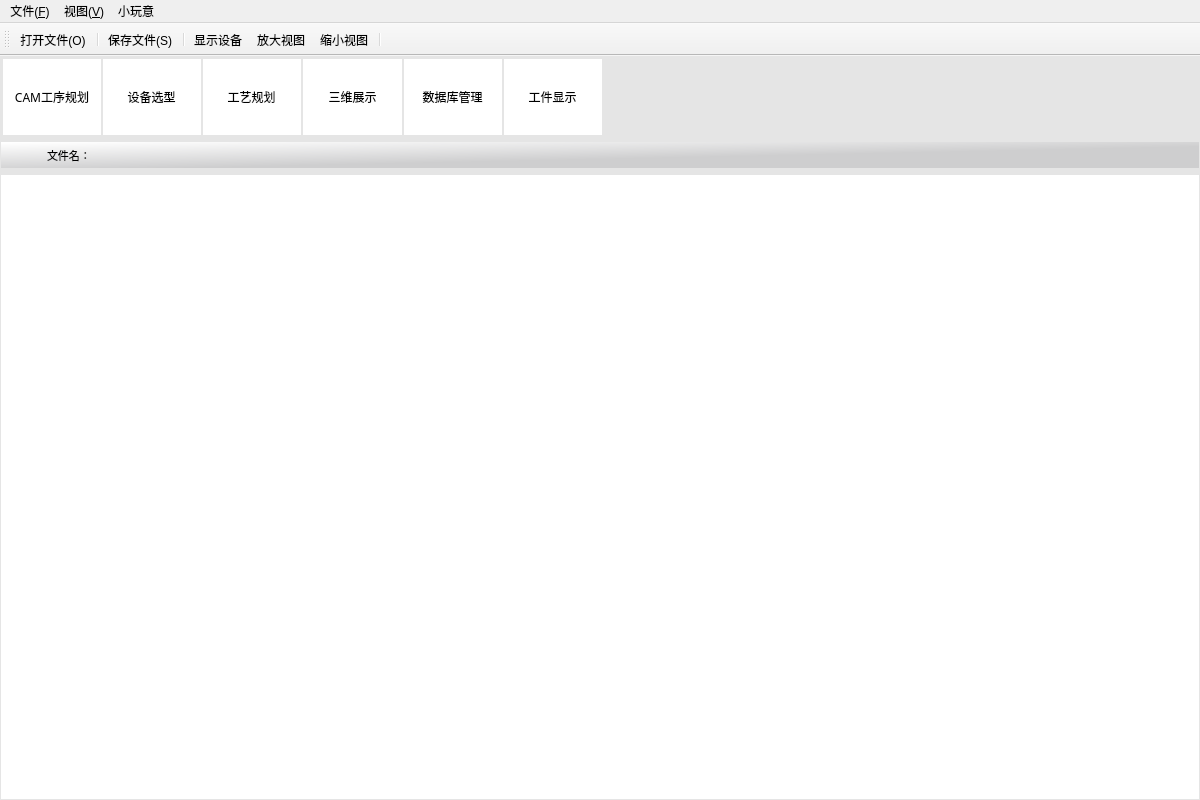
<?xml version="1.0" encoding="UTF-8"?>
<ui version="4.0">
 <class>MainWindow</class>
 <widget class="QMainWindow" name="MainWindow">
  <property name="geometry">
   <rect>
    <x>0</x>
    <y>0</y>
    <width>1200</width>
    <height>800</height>
   </rect>
  </property>
  <property name="sizePolicy">
   <sizepolicy hsizetype="Maximum" vsizetype="Maximum">
    <horstretch>0</horstretch>
    <verstretch>0</verstretch>
   </sizepolicy>
  </property>
  <property name="windowTitle">
   <string>MainWindow</string>
  </property>
  <property name="toolButtonStyle">
   <enum>Qt::ToolButtonIconOnly</enum>
  </property>
  <widget class="QWidget" name="centralwidget">
   <property name="styleSheet">
    <string notr="true">background-color: rgb(229, 229, 229);</string>
   </property>
   <layout class="QVBoxLayout" name="verticalLayout" stretch="3,1,24">
    <property name="spacing">
     <number>7</number>
    </property>
    <property name="leftMargin">
     <number>1</number>
    </property>
    <property name="topMargin">
     <number>1</number>
    </property>
    <property name="rightMargin">
     <number>1</number>
    </property>
    <property name="bottomMargin">
     <number>1</number>
    </property>
    <item>
     <widget class="QWidget" name="widget" native="true">
      <property name="styleSheet">
       <string notr="true"/>
      </property>
      <layout class="QHBoxLayout" name="horizontalLayout" stretch="1,1,1,1,1,1,6">
       <property name="spacing">
        <number>2</number>
       </property>
       <property name="sizeConstraint">
        <enum>QLayout::SetDefaultConstraint</enum>
       </property>
       <property name="leftMargin">
        <number>2</number>
       </property>
       <property name="topMargin">
        <number>2</number>
       </property>
       <property name="rightMargin">
        <number>6</number>
       </property>
       <property name="bottomMargin">
        <number>0</number>
       </property>
       <item>
        <widget class="QWidget" name="widget_3" native="true">
         <property name="styleSheet">
          <string notr="true">background-color: rgb(255, 255, 255);</string>
         </property>
         <layout class="QHBoxLayout" name="horizontalLayout_2" stretch="0">
          <property name="spacing">
           <number>0</number>
          </property>
          <property name="leftMargin">
           <number>0</number>
          </property>
          <property name="topMargin">
           <number>0</number>
          </property>
          <property name="rightMargin">
           <number>0</number>
          </property>
          <property name="bottomMargin">
           <number>0</number>
          </property>
          <item>
           <widget class="QToolButton" name="btnBend">
            <property name="sizePolicy">
             <sizepolicy hsizetype="Maximum" vsizetype="Maximum">
              <horstretch>0</horstretch>
              <verstretch>0</verstretch>
             </sizepolicy>
            </property>
            <property name="font">
             <font>
              <family>楷体</family>
              <pointsize>9</pointsize>
             </font>
            </property>
            <property name="contextMenuPolicy">
             <enum>Qt::ActionsContextMenu</enum>
            </property>
            <property name="styleSheet">
             <string notr="true">border:none;</string>
            </property>
            <property name="text">
             <string>CAM工序规划</string>
            </property>
            <property name="icon">
             <iconset resource="resource.qrc">
              <normaloff>:/img/Bend.ico</normaloff>:/img/Bend.ico</iconset>
            </property>
            <property name="iconSize">
             <size>
              <width>50</width>
              <height>50</height>
             </size>
            </property>
            <property name="autoRepeatDelay">
             <number>300</number>
            </property>
            <property name="popupMode">
             <enum>QToolButton::DelayedPopup</enum>
            </property>
            <property name="toolButtonStyle">
             <enum>Qt::ToolButtonTextUnderIcon</enum>
            </property>
           </widget>
          </item>
         </layout>
        </widget>
       </item>
       <item>
        <widget class="QWidget" name="widget_4" native="true">
         <property name="styleSheet">
          <string notr="true">background-color: rgb(255, 255, 255);</string>
         </property>
         <layout class="QHBoxLayout" name="horizontalLayout_3" stretch="0">
          <property name="spacing">
           <number>0</number>
          </property>
          <property name="leftMargin">
           <number>0</number>
          </property>
          <property name="topMargin">
           <number>0</number>
          </property>
          <property name="rightMargin">
           <number>0</number>
          </property>
          <property name="bottomMargin">
           <number>0</number>
          </property>
          <item>
           <widget class="QToolButton" name="btnSelect">
            <property name="sizePolicy">
             <sizepolicy hsizetype="Maximum" vsizetype="Maximum">
              <horstretch>0</horstretch>
              <verstretch>0</verstretch>
             </sizepolicy>
            </property>
            <property name="font">
             <font>
              <family>楷体</family>
              <pointsize>9</pointsize>
             </font>
            </property>
            <property name="contextMenuPolicy">
             <enum>Qt::ActionsContextMenu</enum>
            </property>
            <property name="styleSheet">
             <string notr="true">border:none;</string>
            </property>
            <property name="text">
             <string>设备选型</string>
            </property>
            <property name="icon">
             <iconset resource="resource.qrc">
              <normaloff>:/img/Select.ico</normaloff>:/img/Select.ico</iconset>
            </property>
            <property name="iconSize">
             <size>
              <width>50</width>
              <height>50</height>
             </size>
            </property>
            <property name="autoRepeatDelay">
             <number>300</number>
            </property>
            <property name="popupMode">
             <enum>QToolButton::DelayedPopup</enum>
            </property>
            <property name="toolButtonStyle">
             <enum>Qt::ToolButtonTextUnderIcon</enum>
            </property>
           </widget>
          </item>
         </layout>
        </widget>
       </item>
       <item>
        <widget class="QWidget" name="widget_5" native="true">
         <property name="styleSheet">
          <string notr="true">background-color: rgb(255, 255, 255);
</string>
         </property>
         <layout class="QHBoxLayout" name="horizontalLayout_4">
          <property name="spacing">
           <number>0</number>
          </property>
          <property name="leftMargin">
           <number>0</number>
          </property>
          <property name="topMargin">
           <number>0</number>
          </property>
          <property name="rightMargin">
           <number>0</number>
          </property>
          <property name="bottomMargin">
           <number>0</number>
          </property>
          <item>
           <widget class="QToolButton" name="btnSetting">
            <property name="sizePolicy">
             <sizepolicy hsizetype="Maximum" vsizetype="Maximum">
              <horstretch>0</horstretch>
              <verstretch>0</verstretch>
             </sizepolicy>
            </property>
            <property name="font">
             <font>
              <family>楷体</family>
              <pointsize>9</pointsize>
             </font>
            </property>
            <property name="contextMenuPolicy">
             <enum>Qt::ActionsContextMenu</enum>
            </property>
            <property name="styleSheet">
             <string notr="true">border:none;</string>
            </property>
            <property name="text">
             <string>工艺规划</string>
            </property>
            <property name="icon">
             <iconset resource="resource.qrc">
              <normaloff>:/img/Setting.ico</normaloff>:/img/Setting.ico</iconset>
            </property>
            <property name="iconSize">
             <size>
              <width>50</width>
              <height>50</height>
             </size>
            </property>
            <property name="autoRepeatDelay">
             <number>300</number>
            </property>
            <property name="popupMode">
             <enum>QToolButton::DelayedPopup</enum>
            </property>
            <property name="toolButtonStyle">
             <enum>Qt::ToolButtonTextUnderIcon</enum>
            </property>
           </widget>
          </item>
         </layout>
        </widget>
       </item>
       <item>
        <widget class="QWidget" name="widget_6" native="true">
         <property name="styleSheet">
          <string notr="true">background-color: rgb(255, 255, 255);
</string>
         </property>
         <layout class="QHBoxLayout" name="horizontalLayout_5">
          <property name="spacing">
           <number>0</number>
          </property>
          <property name="leftMargin">
           <number>0</number>
          </property>
          <property name="topMargin">
           <number>0</number>
          </property>
          <property name="rightMargin">
           <number>0</number>
          </property>
          <property name="bottomMargin">
           <number>0</number>
          </property>
          <item>
           <widget class="QToolButton" name="btnDiaplay">
            <property name="sizePolicy">
             <sizepolicy hsizetype="Maximum" vsizetype="Maximum">
              <horstretch>0</horstretch>
              <verstretch>0</verstretch>
             </sizepolicy>
            </property>
            <property name="font">
             <font>
              <family>楷体</family>
              <pointsize>9</pointsize>
             </font>
            </property>
            <property name="contextMenuPolicy">
             <enum>Qt::ActionsContextMenu</enum>
            </property>
            <property name="styleSheet">
             <string notr="true">border:none;</string>
            </property>
            <property name="text">
             <string>三维展示</string>
            </property>
            <property name="icon">
             <iconset resource="resource.qrc">
              <normaloff>:/img/Display.ico</normaloff>:/img/Display.ico</iconset>
            </property>
            <property name="iconSize">
             <size>
              <width>50</width>
              <height>50</height>
             </size>
            </property>
            <property name="autoRepeatDelay">
             <number>300</number>
            </property>
            <property name="popupMode">
             <enum>QToolButton::DelayedPopup</enum>
            </property>
            <property name="toolButtonStyle">
             <enum>Qt::ToolButtonTextUnderIcon</enum>
            </property>
           </widget>
          </item>
         </layout>
        </widget>
       </item>
       <item>
        <widget class="QWidget" name="widget_7" native="true">
         <property name="styleSheet">
          <string notr="true">background-color: rgb(255, 255, 255);
</string>
         </property>
         <layout class="QHBoxLayout" name="horizontalLayout_7">
          <property name="spacing">
           <number>0</number>
          </property>
          <property name="leftMargin">
           <number>0</number>
          </property>
          <property name="topMargin">
           <number>0</number>
          </property>
          <property name="rightMargin">
           <number>0</number>
          </property>
          <property name="bottomMargin">
           <number>0</number>
          </property>
          <item>
           <widget class="QToolButton" name="btnProg">
            <property name="sizePolicy">
             <sizepolicy hsizetype="Maximum" vsizetype="Maximum">
              <horstretch>0</horstretch>
              <verstretch>0</verstretch>
             </sizepolicy>
            </property>
            <property name="font">
             <font>
              <family>楷体</family>
              <pointsize>9</pointsize>
             </font>
            </property>
            <property name="contextMenuPolicy">
             <enum>Qt::ActionsContextMenu</enum>
            </property>
            <property name="styleSheet">
             <string notr="true">border:none;</string>
            </property>
            <property name="text">
             <string>数据库管理</string>
            </property>
            <property name="icon">
             <iconset resource="resource.qrc">
              <normaloff>:/img/Program.ico</normaloff>:/img/Program.ico</iconset>
            </property>
            <property name="iconSize">
             <size>
              <width>50</width>
              <height>50</height>
             </size>
            </property>
            <property name="autoRepeatDelay">
             <number>300</number>
            </property>
            <property name="popupMode">
             <enum>QToolButton::DelayedPopup</enum>
            </property>
            <property name="toolButtonStyle">
             <enum>Qt::ToolButtonTextUnderIcon</enum>
            </property>
           </widget>
          </item>
         </layout>
        </widget>
       </item>
       <item>
        <widget class="QWidget" name="widget_8" native="true">
         <property name="styleSheet">
          <string notr="true">background-color: rgb(255, 255, 255);
</string>
         </property>
         <layout class="QHBoxLayout" name="horizontalLayout_8">
          <property name="leftMargin">
           <number>0</number>
          </property>
          <property name="topMargin">
           <number>0</number>
          </property>
          <property name="rightMargin">
           <number>0</number>
          </property>
          <property name="bottomMargin">
           <number>0</number>
          </property>
          <item>
           <widget class="QToolButton" name="btnShow">
            <property name="sizePolicy">
             <sizepolicy hsizetype="Maximum" vsizetype="Maximum">
              <horstretch>0</horstretch>
              <verstretch>0</verstretch>
             </sizepolicy>
            </property>
            <property name="font">
             <font>
              <family>楷体</family>
              <pointsize>9</pointsize>
             </font>
            </property>
            <property name="contextMenuPolicy">
             <enum>Qt::ActionsContextMenu</enum>
            </property>
            <property name="styleSheet">
             <string notr="true">border:none;</string>
            </property>
            <property name="text">
             <string>工件显示</string>
            </property>
            <property name="icon">
             <iconset resource="resource.qrc">
              <normaloff>:/img/Show.ico</normaloff>:/img/Show.ico</iconset>
            </property>
            <property name="iconSize">
             <size>
              <width>50</width>
              <height>50</height>
             </size>
            </property>
            <property name="autoRepeatDelay">
             <number>300</number>
            </property>
            <property name="popupMode">
             <enum>QToolButton::DelayedPopup</enum>
            </property>
            <property name="toolButtonStyle">
             <enum>Qt::ToolButtonTextUnderIcon</enum>
            </property>
           </widget>
          </item>
         </layout>
        </widget>
       </item>
       <item>
        <widget class="QWidget" name="widget_9" native="true"/>
       </item>
      </layout>
     </widget>
    </item>
    <item>
     <widget class="QWidget" name="widget_data" native="true">
      <property name="styleSheet">
       <string notr="true">background-color: qlineargradient(spread:pad, x1:1, y1:1, x2:0.035, y2:0, stop:0.427861 rgba(206, 206, 207, 255), stop:1 rgba(255, 255, 255, 255));</string>
      </property>
      <layout class="QHBoxLayout" name="horizontalLayout_6" stretch="1,1,25">
       <property name="leftMargin">
        <number>2</number>
       </property>
       <property name="topMargin">
        <number>2</number>
       </property>
       <property name="rightMargin">
        <number>2</number>
       </property>
       <property name="bottomMargin">
        <number>2</number>
       </property>
       <item>
        <spacer name="horizontalSpacer_2">
         <property name="orientation">
          <enum>Qt::Horizontal</enum>
         </property>
         <property name="sizeHint" stdset="0">
          <size>
           <width>20</width>
           <height>20</height>
          </size>
         </property>
        </spacer>
       </item>
       <item>
        <widget class="QLabel" name="labFilename">
         <property name="sizePolicy">
          <sizepolicy hsizetype="Fixed" vsizetype="Preferred">
           <horstretch>0</horstretch>
           <verstretch>0</verstretch>
          </sizepolicy>
         </property>
         <property name="font">
          <font>
           <family>楷体</family>
           <pointsize>8</pointsize>
          </font>
         </property>
         <property name="styleSheet">
          <string notr="true">background-color: transparent;</string>
         </property>
         <property name="text">
          <string>文件名：</string>
         </property>
        </widget>
       </item>
       <item>
        <spacer name="horizontalSpacer">
         <property name="orientation">
          <enum>Qt::Horizontal</enum>
         </property>
         <property name="sizeHint" stdset="0">
          <size>
           <width>80</width>
           <height>20</height>
          </size>
         </property>
        </spacer>
       </item>
      </layout>
     </widget>
    </item>
    <item>
     <widget class="QWidget" name="childwidget" native="true">
      <property name="font">
       <font>
        <pointsize>6</pointsize>
       </font>
      </property>
      <property name="styleSheet">
       <string notr="true">background-color: rgb(255, 255, 255);</string>
      </property>
     </widget>
    </item>
   </layout>
  </widget>
  <widget class="QMenuBar" name="menuBar">
   <property name="geometry">
    <rect>
     <x>0</x>
     <y>0</y>
     <width>1200</width>
     <height>26</height>
    </rect>
   </property>
   <widget class="QMenu" name="menu_F">
    <property name="title">
     <string>文件(&amp;F)</string>
    </property>
    <addaction name="action_O"/>
    <addaction name="action_S"/>
   </widget>
   <widget class="QMenu" name="menu_V">
    <property name="title">
     <string>视图(&amp;V)</string>
    </property>
    <addaction name="action"/>
    <addaction name="action_up"/>
    <addaction name="action_down"/>
   </widget>
   <widget class="QMenu" name="menu">
    <property name="title">
     <string>小玩意</string>
    </property>
    <addaction name="actionT"/>
   </widget>
   <addaction name="menu_F"/>
   <addaction name="menu_V"/>
   <addaction name="menu"/>
  </widget>
  <widget class="QToolBar" name="toolBar">
   <property name="windowTitle">
    <string>toolBar</string>
   </property>
   <attribute name="toolBarArea">
    <enum>TopToolBarArea</enum>
   </attribute>
   <attribute name="toolBarBreak">
    <bool>false</bool>
   </attribute>
   <addaction name="action_O"/>
   <addaction name="separator"/>
   <addaction name="action_S"/>
   <addaction name="separator"/>
   <addaction name="action"/>
   <addaction name="action_up"/>
   <addaction name="action_down"/>
   <addaction name="separator"/>
  </widget>
  <action name="action_O">
   <property name="icon">
    <iconset resource="resource.qrc">
     <normaloff>:/img/open.png</normaloff>:/img/open.png</iconset>
   </property>
   <property name="text">
    <string>打开文件(&amp;O)</string>
   </property>
  </action>
  <action name="action_S">
   <property name="icon">
    <iconset resource="resource.qrc">
     <normaloff>:/img/save.png</normaloff>:/img/save.png</iconset>
   </property>
   <property name="text">
    <string>保存文件(&amp;S)</string>
   </property>
   <property name="toolTip">
    <string>保存机器人代码(S)</string>
   </property>
  </action>
  <action name="action">
   <property name="icon">
    <iconset resource="resource.qrc">
     <normaloff>:/img/Machine.png</normaloff>:/img/Machine.png</iconset>
   </property>
   <property name="text">
    <string>显示设备</string>
   </property>
  </action>
  <action name="action_up">
   <property name="icon">
    <iconset resource="resource.qrc">
     <normaloff>:/img/zoom-in.png</normaloff>:/img/zoom-in.png</iconset>
   </property>
   <property name="text">
    <string>放大视图</string>
   </property>
   <property name="toolTip">
    <string>放大视图</string>
   </property>
  </action>
  <action name="action_down">
   <property name="icon">
    <iconset resource="resource.qrc">
     <normaloff>:/img/zoom-out.png</normaloff>:/img/zoom-out.png</iconset>
   </property>
   <property name="text">
    <string>缩小视图</string>
   </property>
   <property name="toolTip">
    <string>缩小试图</string>
   </property>
  </action>
  <action name="actionT">
   <property name="text">
    <string>定时器</string>
   </property>
   <property name="toolTip">
    <string>定时器</string>
   </property>
  </action>
 </widget>
 <resources>
  <include location="resource.qrc"/>
 </resources>
 <connections/>
</ui>
